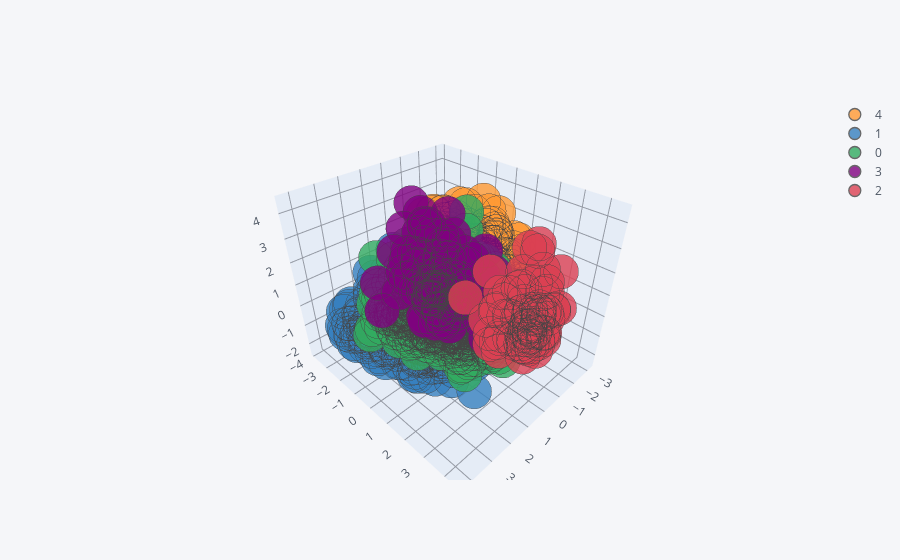

Notebook source saved alongside this figure:
### Code cell
Xp.iplot(kind='scatter3d',x=0,y=1,z=2,mode='markers',categories=selected)
sns.kdeplot(data=Xp,x=0,y=1,fill=True,hue=selected)
